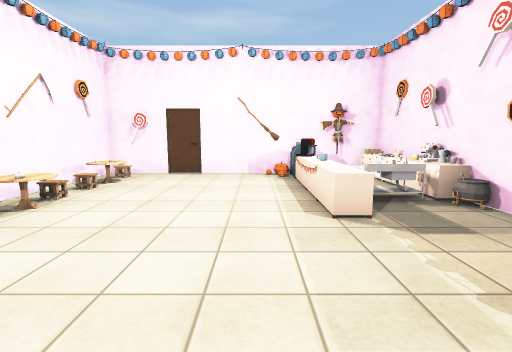
view 1 (above)

15 first-person views from a walk through a 3-D level made in the Unity game engine. The camera is 1.5 m above the floor, tilts 8° down and sees 85° across. The floor is counted in squares, 1 m on a side. Each view is taken from the middle of a square. On the plan, view 1 faces up. The plan holds only what a view shows up to about 14 squares ahead; the rest is blank. The player is left out. Some animated figures are left out. Some surface patterns are stand-ins.

view 2
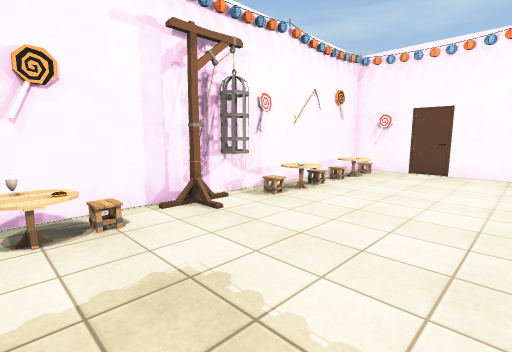

view 3
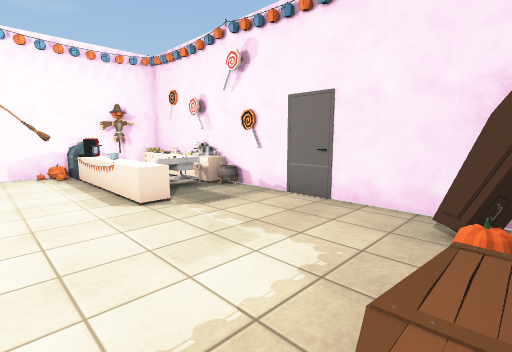

view 4
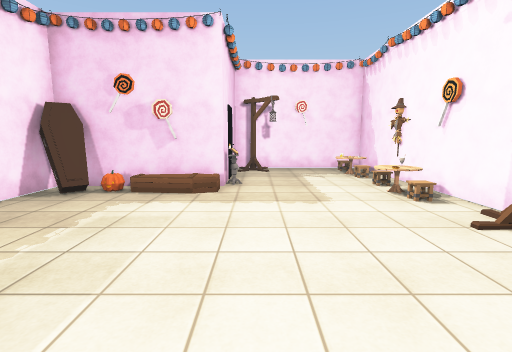

view 5
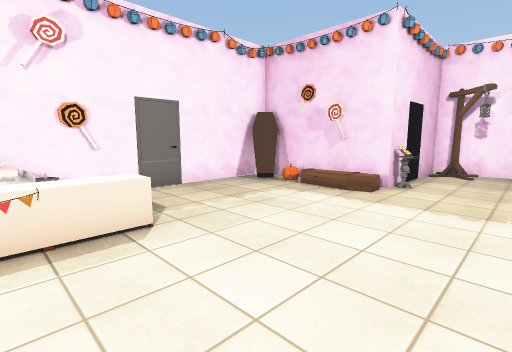

view 6
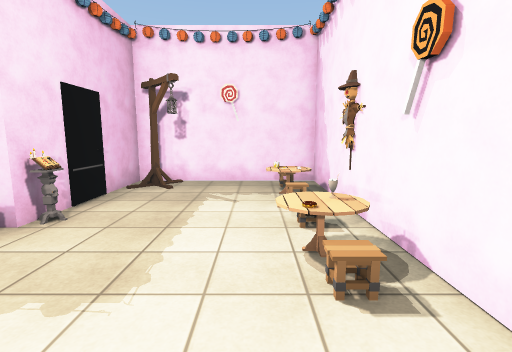

view 7
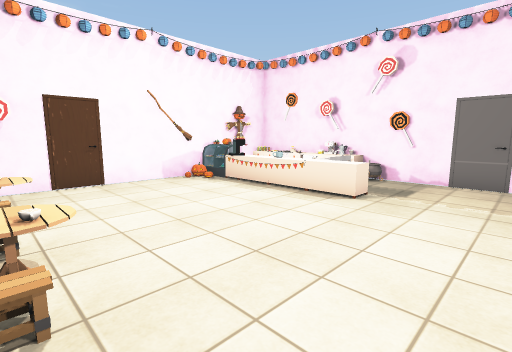

view 8
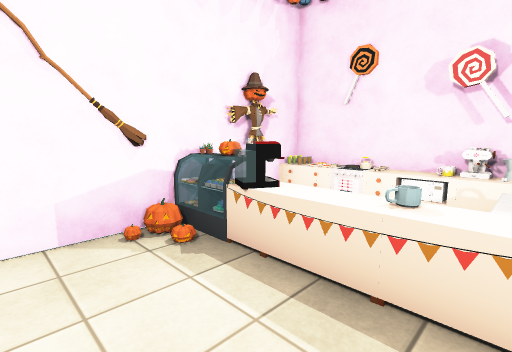

view 9
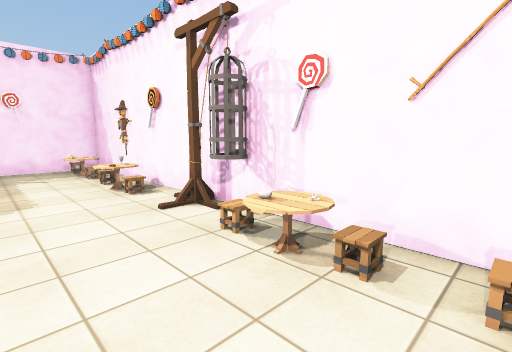

view 10
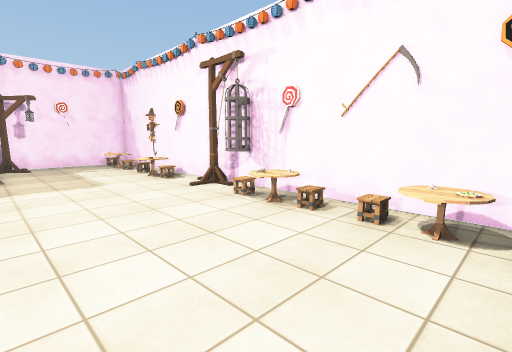

view 11
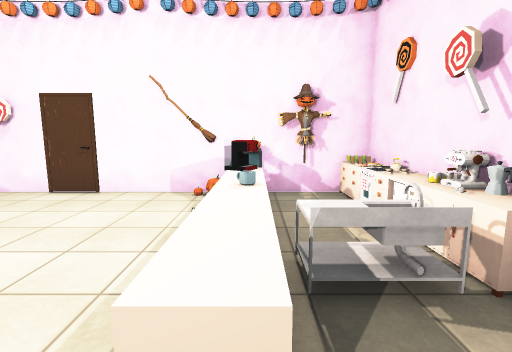

view 12
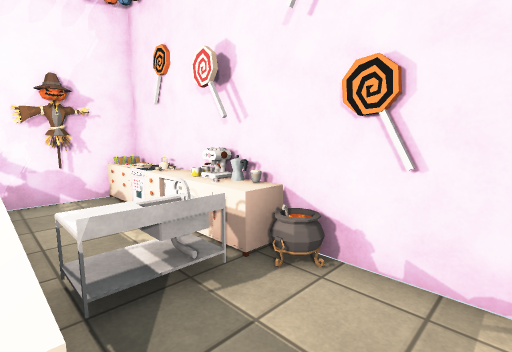

view 13
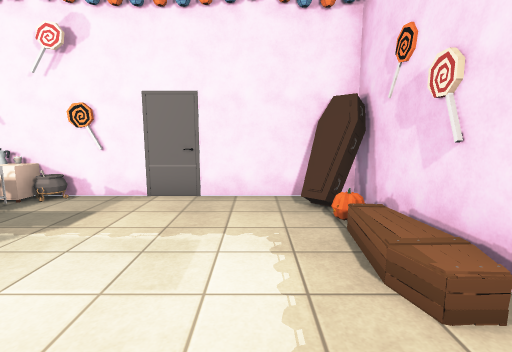

view 14
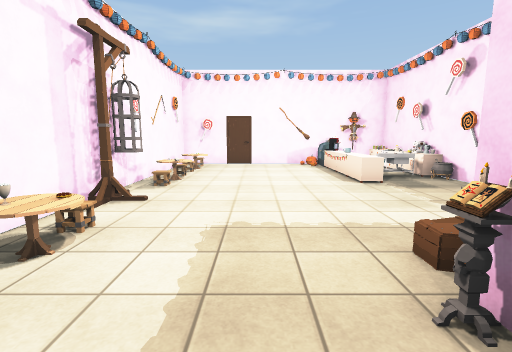

view 15
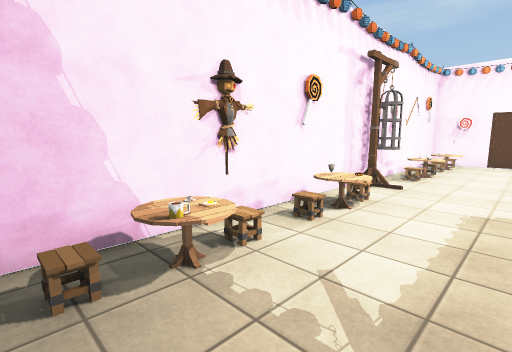

### Floor plan
Points are (right, up) in squares from view 1. A wall is a line through its corners. A room is listed if a view was taken in it or the views show most of it. See-through windows are left out.
Room 1 (views 1, 2, 3, 4, 5, 6, 7, 8, 9, 10, 11, 12, 13, 14, 15)
walls: (-6, 3.6) (-6, -6.5) (0, -6.5) (0, -1.5) (5, -1.5) (5, 4.6); (-0.4, -2.3) (-0.4, -1.6); (5, 11.5) (-6, 11.5) (-6, 5.4); (-1.3, -5.9) (-0.8, -5.4)
objects: other object (-6, 3) to (-5, 4); other object (-6, 5); cup (-5, -5); other object (-5, -4); table (-5, -1) to (-4, 0); table (-5, 5) to (-4, 6); other object (-5, 6); other object (-5, 8); table (-5, 9) to (-4, 10); other object (-5, 11); table (-4, -4); flag (1, 10); fridge (1, 11); cupboard (2, 5) to (2, 6); cupboard (2, 7) to (2, 8); cupboard (2, 9); other object (2, 10); pumpkin (2, 11); sink (3, 7); scarecrow (3, 11); other object (4, -1) to (4, 0); other object (4, 7); cupboard (4, 7) to (5, 8); other object (4, 9); stove (4, 10); cupboard (4, 11) to (5, 11); other object (5, 5); other object (5, 6); other object (5, 8); other object (5, 9); other object (5, 10)

Where each view was taken, in squares from view 1:
view 1: 0 up, 0 right, facing up
view 2: 1 down, 0 right, facing up-left
view 3: 1 down, 1 left, facing up-right
view 4: 7 up, 1 left, facing down
view 5: 7 up, 3 left, facing down-right
view 6: 3 up, 4 left, facing down
view 7: 2 up, 5 left, facing up-right
view 8: 7 up, 1 left, facing up-right
view 9: 8 up, 2 left, facing down-left
view 10: 10 up, 0 right, facing down-left
view 11: 4 up, 2 right, facing up
view 12: 4 up, 2 right, facing up-right
view 13: 1 up, 2 left, facing right
view 14: 4 down, 2 left, facing up
view 15: 6 down, 2 left, facing up-left
